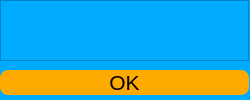
<?xml version="1.0" encoding="UTF-8"?>
<ui version="4.0">
 <class>MessageWindow</class>
 <widget class="QDialog" name="MessageWindow">
  <property name="windowModality">
   <enum>Qt::WindowModal</enum>
  </property>
  <property name="geometry">
   <rect>
    <x>0</x>
    <y>0</y>
    <width>250</width>
    <height>100</height>
   </rect>
  </property>
  <property name="sizePolicy">
   <sizepolicy hsizetype="Fixed" vsizetype="Fixed">
    <horstretch>0</horstretch>
    <verstretch>0</verstretch>
   </sizepolicy>
  </property>
  <property name="minimumSize">
   <size>
    <width>250</width>
    <height>100</height>
   </size>
  </property>
  <property name="maximumSize">
   <size>
    <width>250</width>
    <height>170</height>
   </size>
  </property>
  <property name="windowTitle">
   <string>Ошибка</string>
  </property>
  <property name="autoFillBackground">
   <bool>false</bool>
  </property>
  <property name="styleSheet">
   <string notr="true">background-color: rgb(0, 170, 255);</string>
  </property>
  <property name="modal">
   <bool>true</bool>
  </property>
  <widget class="QTextBrowser" name="textBrowser_message">
   <property name="geometry">
    <rect>
     <x>0</x>
     <y>0</y>
     <width>249</width>
     <height>61</height>
    </rect>
   </property>
   <property name="font">
    <font>
     <pointsize>12</pointsize>
    </font>
   </property>
   <property name="inputMethodHints">
    <set>Qt::ImhNone</set>
   </property>
   <property name="html">
    <string>&lt;!DOCTYPE HTML PUBLIC &quot;-//W3C//DTD HTML 4.0//EN&quot; &quot;http://www.w3.org/TR/REC-html40/strict.dtd&quot;&gt;
&lt;html&gt;&lt;head&gt;&lt;meta name=&quot;qrichtext&quot; content=&quot;1&quot; /&gt;&lt;style type=&quot;text/css&quot;&gt;
p, li { white-space: pre-wrap; }
&lt;/style&gt;&lt;/head&gt;&lt;body style=&quot; font-family:'MS Shell Dlg 2'; font-size:12pt; font-weight:400; font-style:normal;&quot;&gt;
&lt;p align=&quot;center&quot; style=&quot;-qt-paragraph-type:empty; margin-top:0px; margin-bottom:0px; margin-left:0px; margin-right:0px; -qt-block-indent:0; text-indent:0px;&quot;&gt;&lt;br /&gt;&lt;/p&gt;&lt;/body&gt;&lt;/html&gt;</string>
   </property>
  </widget>
  <widget class="QPushButton" name="pushButton_ok">
   <property name="geometry">
    <rect>
     <x>0</x>
     <y>70</y>
     <width>249</width>
     <height>25</height>
    </rect>
   </property>
   <property name="font">
    <font>
     <pointsize>16</pointsize>
    </font>
   </property>
   <property name="styleSheet">
    <string notr="true">background-color: rgb(255, 170, 0);
border-radius: 8px;</string>
   </property>
   <property name="text">
    <string>OK</string>
   </property>
  </widget>
 </widget>
 <resources/>
 <connections/>
</ui>
